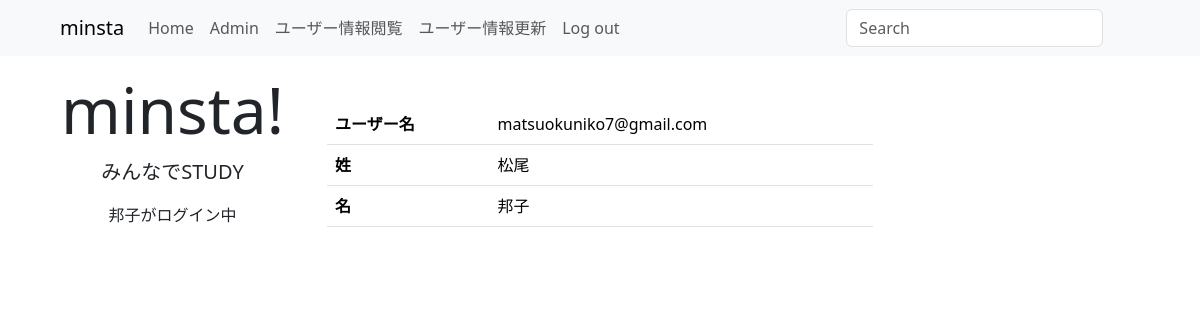
The app's page /user_detail/1/ (signed in) with its own data.
### register/models.py (models this page shows, shortened)
class User(AbstractBaseUser, PermissionsMixin):
    email = models.EmailField(_('email address'), unique=True)
    first_name = models.CharField(_('first name'), max_length=30, blank=True)
    last_name = models.CharField(_('last name'), max_length=150, blank=True)
    is_staff = models.BooleanField(
        _('staff status'),
        default=False,
        help_text=_(
            'Designates whether the user can log into this admin site.'),
    )
    is_active = models.BooleanField(
        _('active'),
        default=True,
        help_text=_(
            'Designates whether this user should be treated as active. '
            'Unselect this instead of deleting accounts.'
        ),
    )
    date_joined = models.DateTimeField(_('date joined'), default=timezone.now)
    objects = CustomUserManager()
    EMAIL_FIELD = 'email'
    USERNAME_FIELD = 'email'
    REQUIRED_FIELDS = []
    class Meta:
        verbose_name = _('user')
        verbose_name_plural = _('users')

### register/views.py (the view)
# urls.py: path('user_detail/<int:pk>/', views.UserDetail.as_view(), name='user_detail'),
class UserDetail(OnlyYouMixin, generic.DetailView):
    model = User
    template_name = 'register/user_detail.html'

### register/views.py (called while the page is built)
    def test_func(self):
        user = self.request.user
        return user.pk == self.kwargs['pk'] or user.is_superuser

### study/context_processors.py (called while the page is built)
def common(request: object) -> object:
    context = {
        'category_list': Category.objects.all(),
    }
    return context

### register/templates/register/user_detail.html
{% extends "register/base.html" %}
{% block content %}
<table class="table">
  <tbody>
    <tr>
      <th>ユーザー名</th>
      <td>{{ user.email }}</td>
    </tr>
    <tr>
      <th>姓</th>
      <td>{{ user.last_name }}</td>
    </tr>
    <tr>
      <th>名</th>
      <td>{{ user.first_name }}</td>
    </tr>
  </tbody>
</table>
{% endblock %}

### register/templates/register/base.html (shortened to what this page needs)
{% load django_bootstrap5 %}
<!doctype html>
<html lang="ja">
<head>
  {% bootstrap_css %}
</head>
<body>
  <nav class="navbar navbar-expand-lg navbar-light bg-light">
    <div class="container-fluid">
      <a class="navbar-brand ms-5" href="{% url 'register:top' %}">minsta</a>
      <div class="collapse navbar-collapse" id="navbarText">
        <ul class="navbar-nav me-auto mb-2 mb-lg-0">
          <li class="nav-item active">
            <a class="nav-link" href="{% url 'study:index' %}">Home</a>
          </li>
          {% if user.is_superuser %}
          <li class="nav-item">
            <a class="nav-link" href="{% url 'admin:index' %}">Admin</a>
          </li>
          {% endif %}
          {% if user.is_authenticated %}
          <li>
            <a class="nav-item nav-link" href="{% url 'register:user_detail' user.pk %}">ユーザー情報閲覧</a>
          </li>
          <li>
            <a class="nav-item nav-link" href="{% url 'register:user_update' user.pk %}">ユーザー情報更新</a>
          </li>
          <li>
            <a class="nav-item nav-link" href="{% url 'register:logout' %}">Log out</a>
          </li>
          {% else %}
          <li class="nav-item">
            <a class="nav-item nav-link" href="{% url 'register:login' %}">Log in</a>
          </li>
          {% endif %}
        </ul>
        <form class="d-flex" method="GET" action="{% url 'study:index' %}">
          <input class="form-control me-2" type="text" placeholder="Search" aria-label="Search" name="keyword">
          <button class="btn btn-outline-light" type="submit">Search</button>
        </form>
      </div>
    </div>
  </nav>
  <div class="container">
    <div class="row">
      <div class="container col-md-3 mt-3">
        <h1 class="display-3" style="text-align:center;">minsta!</h1>
        <p class="lead" style="text-align:center;"> みんなでSTUDY</p>
        <p style="text-align:center;">{{ user.first_name }}がログイン中</ｐ>
      </div>
      <div class="container col-md-6 mb-3 mt-5">
        {% block content %}
        {% endblock %}
      </div>
      <div class="container col-md-3 mt-5">
      </div>
    </div>
  </div>
</body>
</html>

### records on screen
User: first_name "邦子", email "matsuokuniko7@gmail.com", last_name "松尾"
